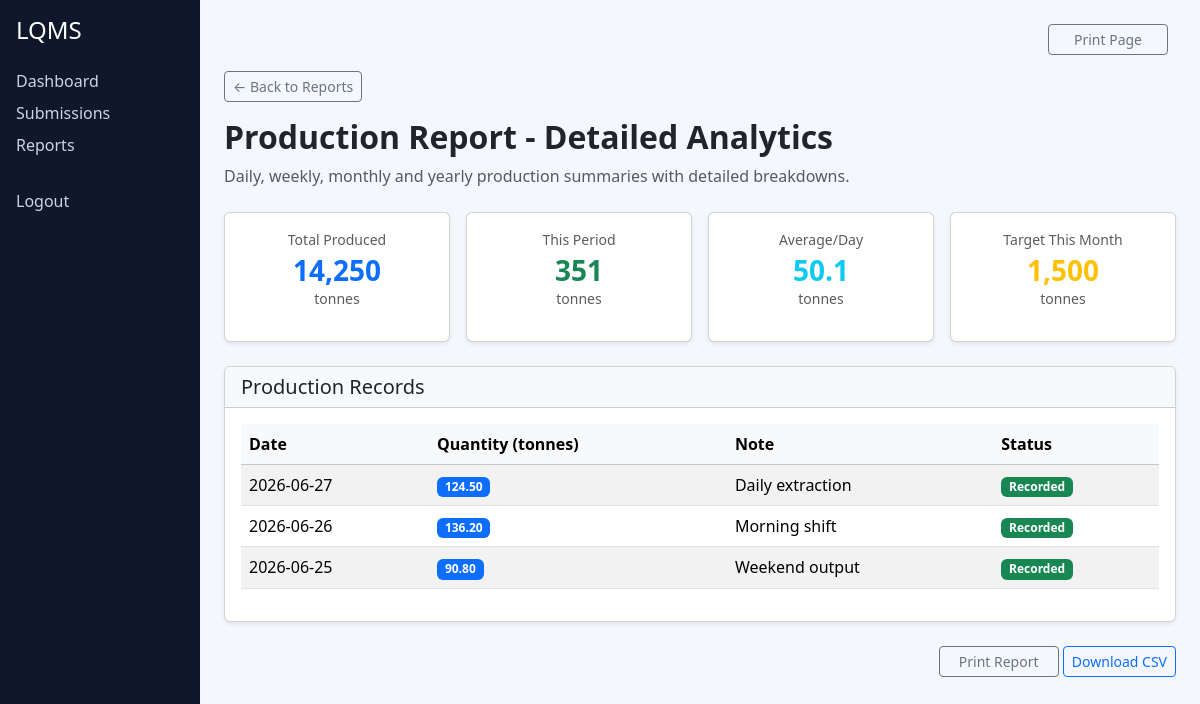
/reports/production (signed in), run on the app's committed database.
### tables this page shows
CREATE TABLE IF NOT EXISTS productions (
  id INT AUTO_INCREMENT PRIMARY KEY,
  quarry_id INT NOT NULL DEFAULT 1,
  quantity_tonnes DECIMAL(10,2) NOT NULL DEFAULT 0.00,
  recorded_on DATE NOT NULL,
  note VARCHAR(255) DEFAULT NULL,
  created_at TIMESTAMP DEFAULT CURRENT_TIMESTAMP
);

### app/controllers/ReportController.php (called while the page is built, shortened)
<?php
class ReportController extends Controller {
    public function production(): void {
        $productionModel = new Production();
        $data = [
            'productions' => $productionModel->all(),
            'title' => 'Production Report',
        ];
        $this->view('reports/production_detail', $data);
    }
}

### core/Model.php (called while the page is built, shortened)
<?php
class Model {
    public function __construct() {
        $this->db = getConnection();
    }
}

### config/database.php (called while the page is built)
<?php
function getConnection(): PDO {
    static $pdo = null;
    static $initialized = false;
    if ($pdo === null) {
        $user = getenv('DB_USER') ?: 'root';
        $password = getenv('DB_PASSWORD') ?: '';
        $host = getenv('DB_HOST') ?: '127.0.0.1';
        $port = getenv('DB_PORT') ?: '3306';
        $dbname = getenv('DB_NAME') ?: 'lqsmis';
        $options = [
            PDO::ATTR_ERRMODE => PDO::ERRMODE_EXCEPTION,
            PDO::ATTR_DEFAULT_FETCH_MODE => PDO::FETCH_ASSOC,
            PDO::ATTR_EMULATE_PREPARES => false,
        ];
        $baseDsn = "mysql:host={$host};port={$port};charset=utf8mb4";
        try {
            $pdo = new PDO($baseDsn, $user, $password, $options);
            try {
                $pdo->exec("CREATE DATABASE IF NOT EXISTS {$dbname} CHARACTER SET utf8mb4 COLLATE utf8mb4_unicode_ci");
            } catch (PDOException $inner) {
            }
            $pdo = new PDO("mysql:host={$host};port={$port};dbname={$dbname};charset=utf8mb4", $user, $password, $options);
        } catch (PDOException $e) {
            $msg = 'Could not connect to MySQL: ' . $e->getMessage() .
                "\nEnsure the database server is running and the environment variables DB_HOST, DB_PORT, DB_USER, DB_PASSWORD are set correctly.";
            throw new PDOException($msg, (int)$e->getCode());
        }
    }
    if (!$initialized) {
        $schema = file_get_contents(__DIR__ . '/../setup.sql');
        if ($schema !== false) {
            $pdo->exec($schema);
        }
        $initialized = true;
    }
    return $pdo;
}

### app/models/Production.php (called while the page is built, shortened)
<?php
class Production extends Model {
    public function all(): array {
        $stmt = $this->db->query('SELECT p.*, q.name as quarry_name FROM productions p JOIN quarries q ON p.quarry_id = q.id ORDER BY p.recorded_on DESC');
        return $stmt->fetchAll();
    }
}

### app/views/reports/production_detail.php (the view)
<div class="mb-4">
    <a href="<?= APP_URL ?>/reports" class="btn btn-sm btn-outline-secondary">← Back to Reports</a>
    <h2 class="fw-bold mt-3">Production Report - Detailed Analytics</h2>
    <p class="text-muted">Daily, weekly, monthly and yearly production summaries with detailed breakdowns.</p>
</div>
<div class="row g-3 mb-4">
    <div class="col-md-3">
        <div class="card shadow-sm">
            <div class="card-body text-center">
                <p class="text-muted small mb-1">Total Produced</p>
                <h3 class="fw-bold text-primary mb-0">14,250</h3>
                <p class="text-muted small">tonnes</p>
            </div>
        </div>
    </div>
    <div class="col-md-3">
        <div class="card shadow-sm">
            <div class="card-body text-center">
                <p class="text-muted small mb-1">This Period</p>
                <h3 class="fw-bold text-success mb-0">351</h3>
                <p class="text-muted small">tonnes</p>
            </div>
        </div>
    </div>
    <div class="col-md-3">
        <div class="card shadow-sm">
            <div class="card-body text-center">
                <p class="text-muted small mb-1">Average/Day</p>
                <h3 class="fw-bold text-info mb-0">50.1</h3>
                <p class="text-muted small">tonnes</p>
            </div>
        </div>
    </div>
    <div class="col-md-3">
        <div class="card shadow-sm">
            <div class="card-body text-center">
                <p class="text-muted small mb-1">Target This Month</p>
                <h3 class="fw-bold text-warning mb-0">1,500</h3>
                <p class="text-muted small">tonnes</p>
            </div>
        </div>
    </div>
</div>
<div class="card shadow-sm">
    <div class="card-header bg-light">
        <h5 class="mb-0">Production Records</h5>
    </div>
    <div class="card-body">
        <table class="table table-striped table-hover">
            <thead class="table-light">
                <tr>
                    <th>Date</th>
                    <th>Quantity (tonnes)</th>
                    <th>Note</th>
                    <th>Status</th>
                </tr>
            </thead>
            <tbody>
                <?php if (!empty($productions)): ?>
                    <?php foreach ($productions as $production): ?>
                        <tr>
                            <td><?= htmlspecialchars($production['recorded_on']) ?></td>
                            <td><span class="badge bg-primary"><?= htmlspecialchars($production['quantity_tonnes']) ?></span></td>
                            <td><?= htmlspecialchars($production['note'] ?? 'N/A') ?></td>
                            <td><span class="badge bg-success">Recorded</span></td>
                        </tr>
                    <?php endforeach; ?>
                <?php else: ?>
                    <tr>
                        <td colspan="4" class="text-center text-muted">No production records found</td>
                    </tr>
                <?php endif; ?>
            </tbody>
        </table>
    </div>
</div>
<div class="mt-4 text-end">
    <button class="btn btn-sm btn-outline-secondary print-page">Print Report</button>
    <button class="btn btn-sm btn-outline-primary">Download CSV</button>
</div>

### app/views/layout.php (style rules this page uses)
body { background: #f4f7fb; }
.print-page { min-width: 120px; }

### data on the page
productions: recorded_on "2026-06-27", quantity_tonnes "124.50", note "Daily extraction"
productions: recorded_on "2026-06-26", quantity_tonnes "136.20", note "Morning shift"
productions: recorded_on "2026-06-25", quantity_tonnes "90.80", note "Weekend output"

### other printed values
$item['label'] "Dashboard"
$item['label'] "Submissions"
$item['label'] "Reports"
